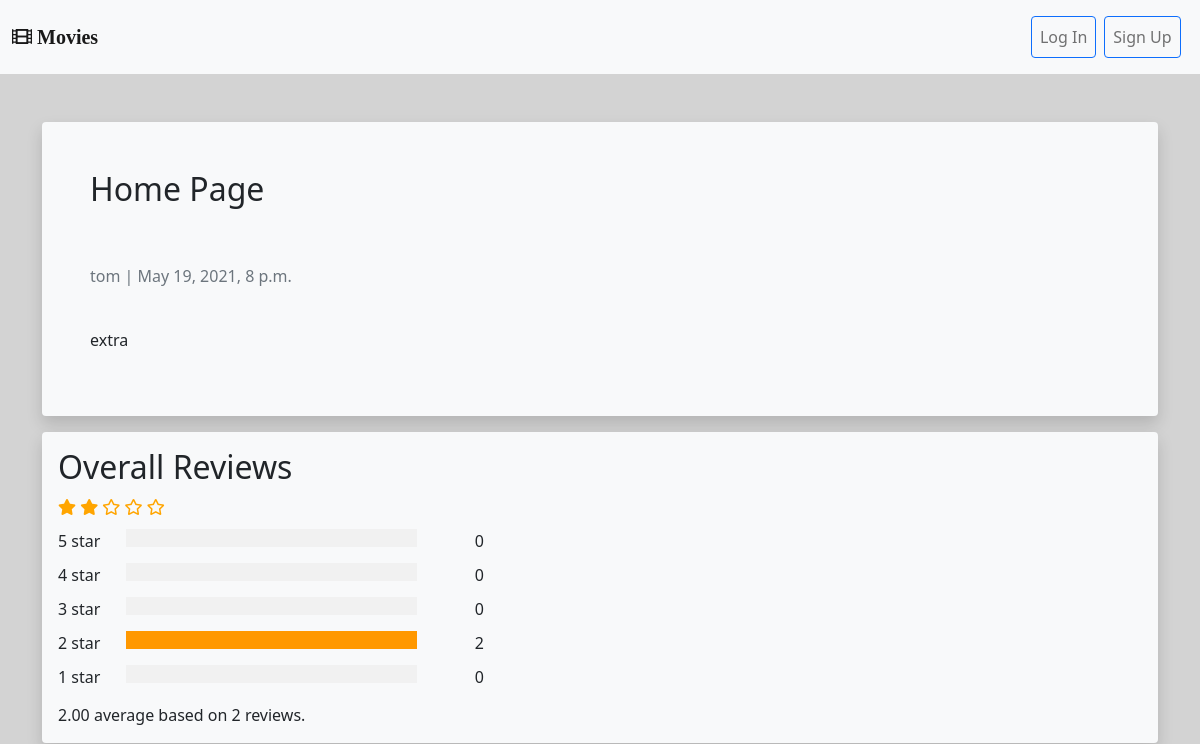
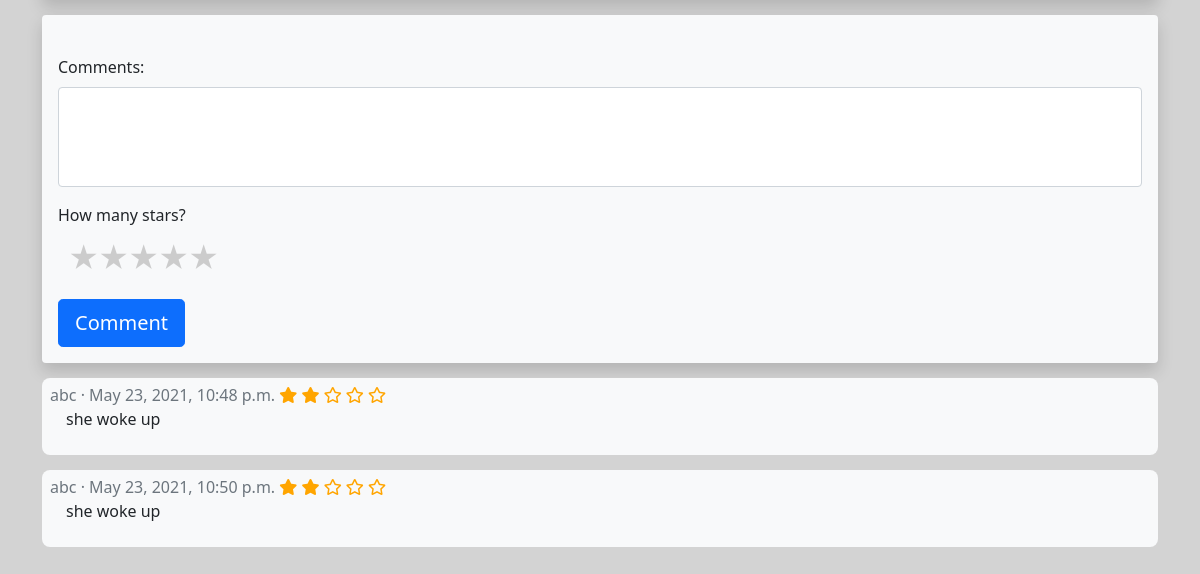
Page /articles/7/ on the earlier database version (2 pictures, top to bottom).
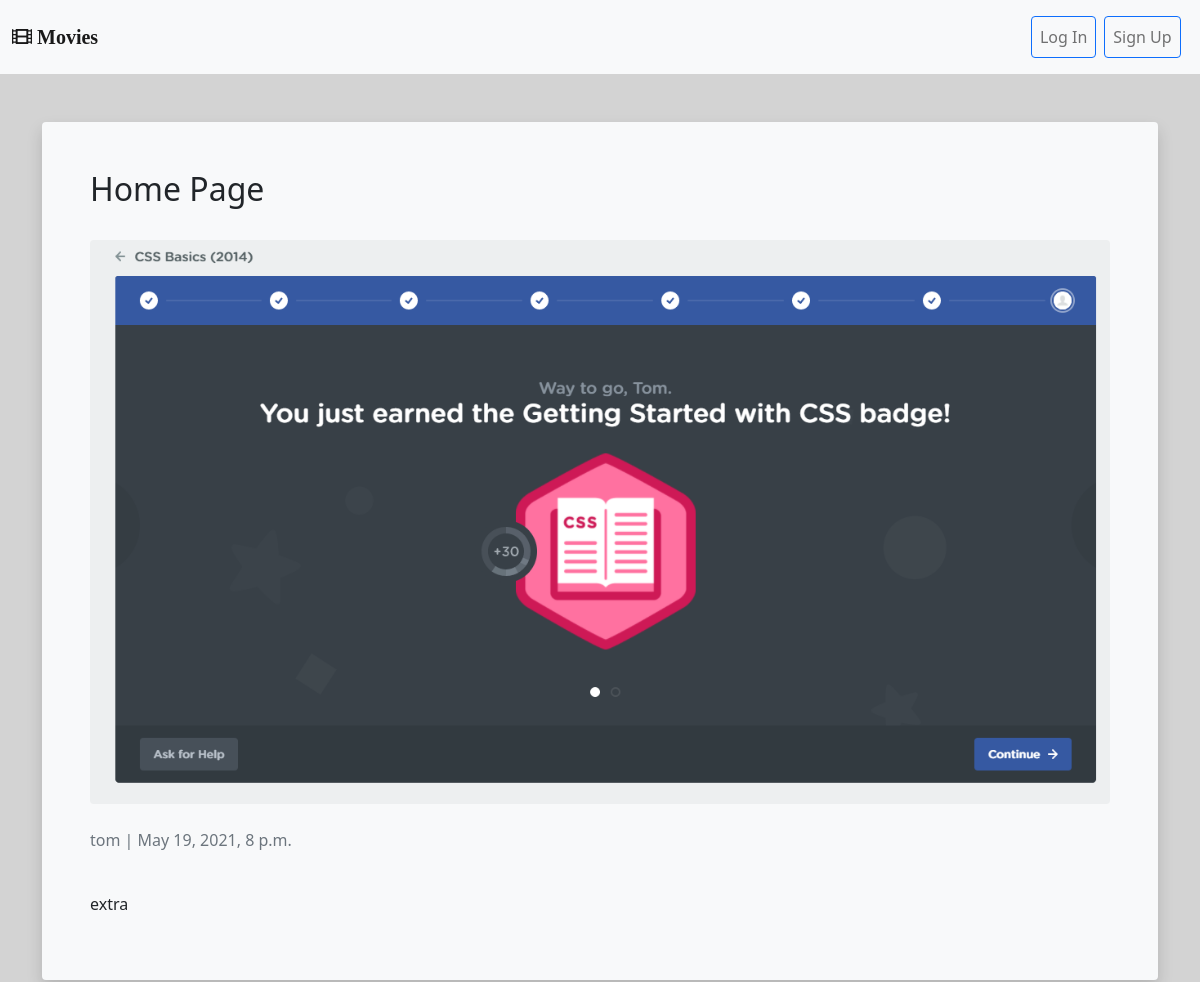
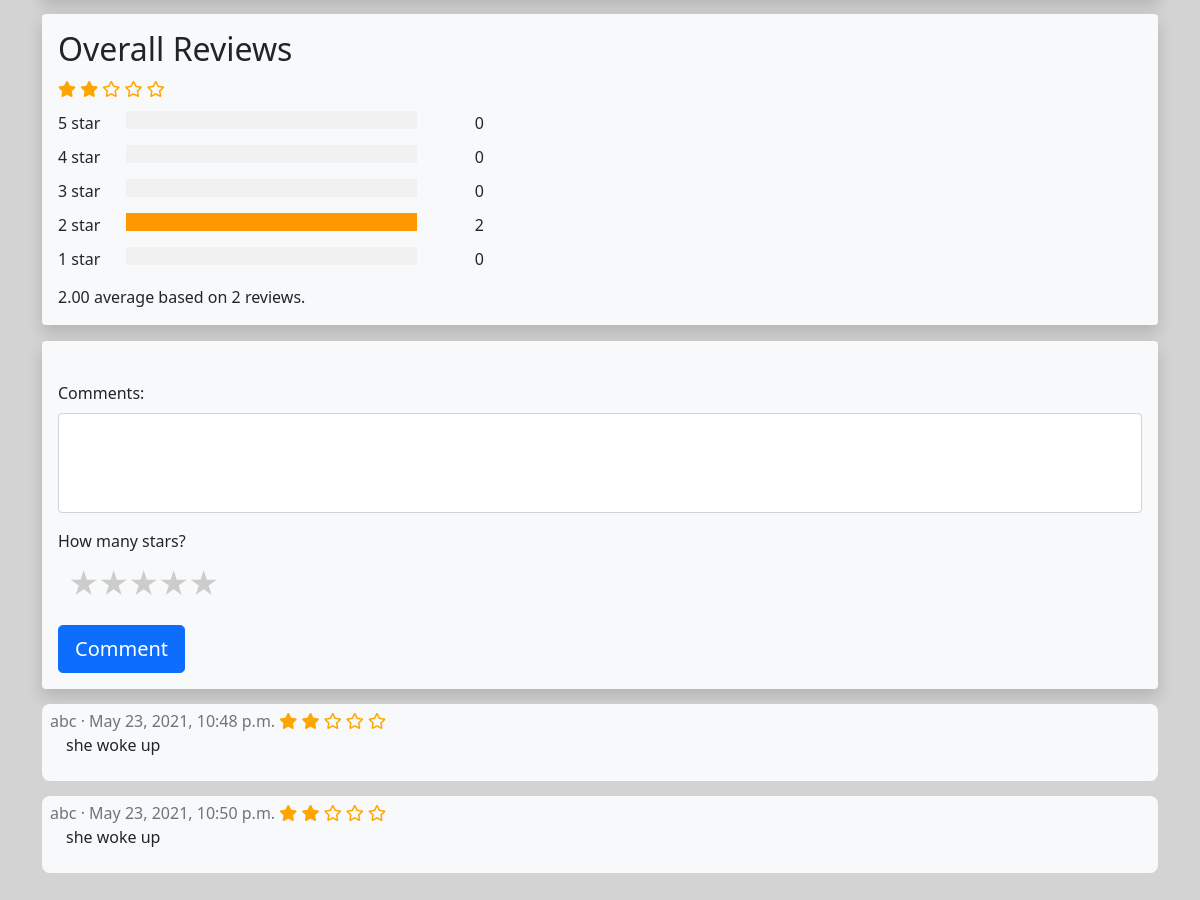
Same page on the later database version (2 pictures, top to bottom).
### articles/models.py (models this page shows, shortened)
class Article(models.Model):
    title = models.CharField(max_length=255)
    body = models.TextField()
    date = models.DateTimeField(auto_now_add=True)
    author = models.ForeignKey(
        get_user_model(),       # the user that is creating the model
        on_delete = models.CASCADE
    )
    image = models.ImageField(upload_to='static/images/', default='static/images/')

class Comment(models.Model):
    article = models.ForeignKey(
        Article,
        on_delete=models.CASCADE,
        related_name="comments"
        )
    comment = models.CharField(max_length=140)
    star = models.IntegerField()
    date = models.DateTimeField(auto_now_add=True)
    author = models.ForeignKey(
        get_user_model(),
        on_delete = models.CASCADE
    )

### accounts/models.py (models this page shows)
class CustomUser(AbstractUser):
    age = models.PositiveIntegerField(null=True, blank=True)

### articles/views.py (the view)
# urls.py: path('<int:pk>/', ArticleDetailView.as_view(),  name='article_detail'),
class ArticleDetailView(DetailView):
    model = Article
    template_name = 'article_detail.html'
    def get_context_data(self, **kwargs):
        context = super().get_context_data(**kwargs)
        context['comment_form'] = CommentForm()  # Your part form
        return context

### articles/forms.py
class CommentForm(forms.ModelForm):
    class Meta:
        model = Comment
        fields = ['comment','star','author','article']

### articles/templatetags/poll_extras.py (called while the page is built)
@register.filter(name='total_stars')
def total_stars(pk):
    pk_article = Article.objects.filter(id=pk)
    article_title = pk_article[0]
    comments = Comment.objects.filter(article=article_title)
    total = 0
    for comment in comments:
        total += comment.star
    return total

@register.filter(name='sub')
def sub(value1, arg):
    return value1 - arg

@register.filter(name='total_num_stars')
def total_num_stars(pk, num_star):
    pk_article = Article.objects.filter(id=pk)
    article_title = pk_article[0]
    comments = Comment.objects.filter(article=article_title)
    star_num_total = 0
    for comment in comments:
        if num_star == comment.star:
            star_num_total += 1
    return star_num_total

@register.filter(name='total_stars_average')
def total_stars_average(pk):
    pk_article = Article.objects.filter(id=pk)
    article_title = pk_article[0]
    comments = Comment.objects.filter(article=article_title)
    total = total_stars(pk)
    if len(comments) != 0: # can not divide by zero
        total_stars_average = total / len(comments)
    else:
        total_stars_average = 0
    return round(total_stars_average,2)

@register.filter(name='total_bar_average')
def total_bar_average(pk, total_star):
    pk_article = Article.objects.filter(id=pk)
    article_title = pk_article[0]
    comments = Comment.objects.filter(article=article_title)
    if len(comments) == 0:  # can not divide by zero
        return 0
    total_stars_average = total_star / len(comments)
    answer_percentage = total_stars_average * 100
    round_answer = round(answer_percentage, 2)
    return round_answer

@register.filter(name='find_user_id')
def find_user_id(user):
    print(user)
    articles = Article.objects.all()
    for article in articles:
        if article.author == user:
            return article.author_id
    return 0

@register.filter(name='get_image_url')
def get_image_url(full_url):
    all_url = full_url.split('/')
    return all_url[len(all_url)-1]

### templates/article_detail.html (shortened to what this page needs)
{% extends 'base.html' %}
{% load static %}
{% load poll_extras %}
{% load crispy_forms_tags %}
{% block cssstyle %}
<link rel="stylesheet" href="{% static 'css/article_detail.css' %}">
<link rel="stylesheet" href="{% static 'css/reviews.css' %}">
{% endblock cssstyle %}
{% block content %}
<div class="container">
    <div class="bg-light p-5 rounded mt-5 shadow">
        <div class="jumbotron">
            <div class="article-entry">
                <h2>{{ object.title|capfirst }}</h2>
                <br />
                {% if article.image.url != '/images/' %}
                <img class="rounded mx-auto d-block img-fluid" src="{% static article.image.url|get_image_url %}" alt="your image">
                {% endif %}
                <br />
                <span class="text-muted">
                    <p>{{ object.author }} | {{ object.date }}</p>
                </span>
                <span class="article-body">
                    <p>{{ object.body }}</p>
                </span>
            </div>
        </div>
    </div>
    {% if article.comments.all|length != 0 %}
    <div class="bg-light px-3 pt-3 rounded mt-3 shadow">
        <div class="jumbotron">
        <div>
            <h2>Overall Reviews</h2>
        </div>
        {% with total=article.pk|total_stars total_1_stars=article.pk|total_num_stars:1 total_2_stars=article.pk|total_num_stars:2 total_3_stars=article.pk|total_num_stars:3 total_4_stars=article.pk|total_num_stars:4 total_5_stars=article.pk|total_num_stars:5 total_average=article.pk|total_stars_average %}
            {% with total_average|get_digit:1 as total_average_first %}
                {% with 5|sub:total_average_first as stars_left %}
                    {% if total_average_first != 0 %}
                        {% for _  in "x"|ljust:total_average_first %}
                        <span class="fa fa-star checked" style="color: orange;"></span>
                        {% endfor %}
                    {% endif %}
                    {% if star_left != 0 %}
                        {% for _ in "x"|ljust:stars_left %}
                        <span class="far fa-star" style="color: orange;"></span>
                        {% endfor %}
                    {% endif %}
                    {% with bar_1=article.pk|total_bar_average:total_1_stars bar_2=article.pk|total_bar_average:total_2_stars bar_3=article.pk|total_bar_average:total_3_stars bar_4=article.pk|total_bar_average:total_4_stars bar_5=article.pk|total_bar_average:total_5_stars %}
                    <div class="row" style="width: 450px;">
                        <div class="side">
                            <div>5 star</div>
                        </div>
                        <div class="middle">
                            <div class="bar-container">
                            </div>
                        </div>
                        <div class="side right">
                            <div>{{ total_5_stars }}</div>
                        </div>
                        <div class="side">
                            <div>4 star</div>
                        </div>
                        <div class="middle">
                            <div class="bar-container">
                            </div>
                        </div>
                        <div class="side right">
                            <div>{{ total_4_stars }}</div>
                        </div>
                        <div class="side">
                            <div>3 star</div>
                        </div>
                        <div class="middle">
                            <div class="bar-container">
                            </div>
                        </div>
                        <div class="side right">
                            <div>{{ total_3_stars }}</div>
                        </div>
                        <div class="side">
                            <div>2 star</div>
                        </div>
                        <div class="middle">
                            <div class="bar-container">
                                <div class="bar-2" style="width: {{ bar_2 }}%;"></div>
                            </div>
                        </div>
                        <div class="side right">
                            <div>{{ total_2_stars }}</div>
                        </div>
                        <div class="side">
                            <div>1 star</div>
                        </div>
                        <div class="middle">
                            <div class="bar-container">
                            </div>
                        </div>
                        <div class="side right">
                            <div>{{ total_1_stars }}</div>
                        </div>
                        <br/><br/>
                        <p>{{ total_average|floatformat:2 }} average based on {{ article.comments.all|length }} reviews.</p>
                    </div>
                    {% endwith %}
                    {% endwith %}
                    {% endwith %}
                    {% endwith %}
                </div></div>
                {% endif %}
                <div class="bg-light px-3 pt-3 rounded mt-3 shadow">
                    <div class="jumbotron">
                        <form action="{% url 'create_comment' %}" method="post">
                            <div class="mb-3">
                                <br/>
                                <label class="form-label">Comments:</label>
                                <input type="text" class="form-control" name="comment" style="height: 100px;" required id="id_comment"/>
                            </div>
                            <label class="form-label comment-stars">How many stars?</label>
                            <div class="mb-3">
                                <div class="rate">
                                    <label for="star5" title="text">5 stars</label>
                                    <label for="star4" title="text">4 stars</label>
                                    <label for="star3" title="text">3 stars</label>
                                    <label for="star2" title="text">2 stars</label>
                                    <label for="star1" title="text">1 star</label>
                                </div>
                            </div>
                            <br/><br/>
                            <button class="btn btn-lg btn-primary ml-2 comment-commit" type="submit">Comment</button>
                        </form>
                    </div>
                </div>
                    {% for comment in article.comments.all %}
                    <div class="jumbotron comment-jumbotron">
                        <div class="article-entry">
                            <div class=" bg-light comment-container pb-2">
                                <span class="text-muted font-weight-bold">
                                    {{ comment.author }} &middot; {{ comment.date }}
                                    {% for _ in "x"|ljust:comment.star %}
                                    <span class="fa fa-star checked" style="color: orange;"></span>
                                    {% endfor %}
                                </span>
                                {% with 5|sub:comment.star as range %}
                                {% for _ in "x"|ljust:range %}
                                <span class="far fa-star" style="color: orange;"></span>
                                {% endfor %}
                                {% endwith %}
                                <p class="comment-comment">
                                    {{ comment.comment }}
                                </p>
                            </div>
                        </div>
                    </div>
                    {% endfor %}
</div>
{% endblock content %}

### templates/base.html (shortened to what this page needs)
{% load static %}
<!DOCTYPE html>
<html lang="en">
<head>
<link href="https://cdn.jsdelivr.net/npm/bootstrap@5.0.0/dist/css/bootstrap.min.css" rel="stylesheet">
<link rel="stylesheet" href="https://use.fontawesome.com/releases/v5.15.1/css/all.css"
>
<link rel="stylesheet" href="{% static 'css/base.css' %}">
{% block cssstyle %}
{% endblock cssstyle %}
</head>
<body class="">
    <nav class="navbar navbar-expand-md navbar-light bg-light">
        <div class="container-fluid">
          <a class="navbar-brand" href="{% url 'home' %}"><i class="fas fa-film"> Movies</i> </a>
          <div class="collapse navbar-collapse" id="navbarTogglerDemo02">
            <ul class="navbar-nav me-auto mb-2 mb-lg-0">
              {% if user.is_authenticated %}
              <li class="nav-item btn-lg">
                <a class="nav-link text-center btn btn-outline-primary" id="homePage" href="{% url 'home' %}">Home</a>
              </li>
              <li class="nav-item btn-lg">
                <a class="nav-link text-center btn btn-outline-primary" id="viewArticlePage" href="{% url 'article_list' %}">View Articles</a>
              </li>
                <li class="nav-item btn-lg">
                  <a class="nav-link text-center btn btn-outline-primary" id="addArticlePage" href="{% url 'article_new' %}">Add Articles</a>
                </li>
              <div class="nav-center-divider text-center"></div>
              <li class="nav-item btn-lg">
                <a class="nav-link text-center btn btn-outline-primary" id="passwordResetPage" href="{% url 'password_change' %}">Reset Password</a>
              </li>
              <li class="nav-item btn-lg">
                <a class="nav-link text-center btn btn-outline-primary" id="logoutPage" href="{% url 'logout' %}">Log Out</a>
              </li>
              {% else %}
              <div class="nav-center-divider"></div>
              <li class="nav-item btn-lg">
                <a class="nav-link text-center btn btn-outline-primary" id="loginPage" href="{% url 'login' %}">Log In</a>
              </li>
              <li class="nav-item btn-lg">
                  <a class="nav-link text-center btn btn-outline-primary" id="signupPage" href="{% url 'signup' %}">Sign Up</a>
              </li>
                {% endif %}
            </ul>
          </div>
        </div>
      </nav>
    <main>
        {% block content %}
        {% endblock content %}
    </main>
</body>
</html>

### static/css/base.css (style rules this page uses)
body { background-color:lightgrey; }
.navbar-nav { width: 100%; display: flex; }
.nav-link { margin-left:-12px; margin-right: -12px; }
.nav-center-divider { width: calc( 100% - 15% ); }
.navbar-nav li { white-space: nowrap; }

### static/css/article_detail.css (style rules this page uses)
.article-body { padding-left: 1rem; }
.comment-container { margin-top: 15px; border-radius: 8px; padding: 5px 8px 1px 8px; }
.comment-jumbotron:last-of-type { margin-bottom: 2rem; }
.comment-comment { padding-left: 1rem; }
.comment-commit { margin-bottom: 1rem; }
.rate { float: left; height: 46px; padding: 0 10px; }
.rate:not(:checked) > label { float:right; width:1em; overflow:hidden; white-space:nowrap; cursor:pointer; font-size:30px; color:#ccc; }
.rate:not(:checked) > label:before { content: '★ '; }

### static/css/reviews.css (style rules this page uses)
.side { float: left; width: 15%; margin-top:10px; }
.middle { margin-top:10px; float: left; width: 70%; }
.right { text-align: right; }
.row:after { content: ""; display: table; clear: both; }
.bar-container { width: 100%; background-color: #f1f1f1; text-align: center; color: white; }
.bar-2 { height: 18px; background-color: #ff9800; }

Differences in the rows shown:
changed Article "Home Page": image: picture added
